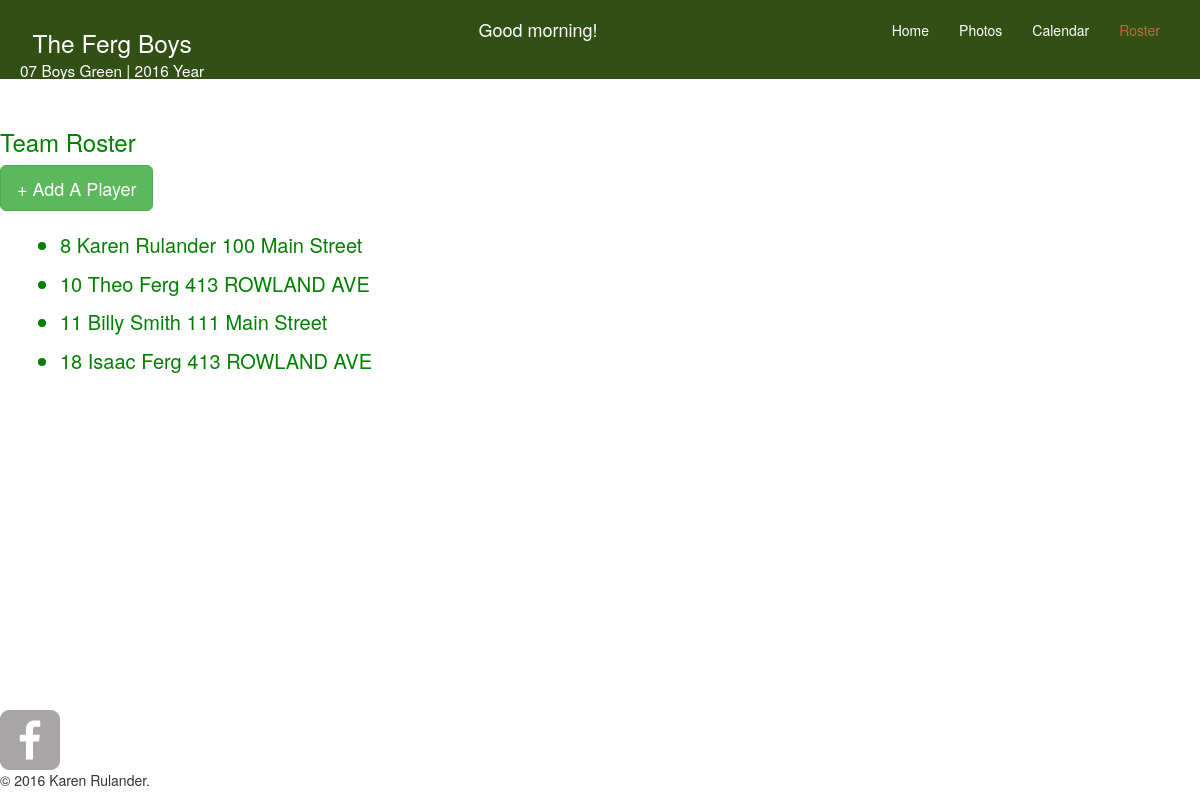
The page /roster.php on the database its author committed.
### tables this page shows
CREATE TABLE IF NOT EXISTS `roster` (
  `jerseynumber` int(11) NOT NULL,
  `firstName` char(25) NOT NULL,
  `lastName` char(25) NOT NULL,
  `address` char(35) NOT NULL,
  `city` char(35) NOT NULL,
  `state` char(2) NOT NULL DEFAULT 'CA',
  `zipcode` char(10) NOT NULL,
  `nameDad` char(35) NOT NULL,
  `cellPhoneDad` char(12) NOT NULL,
  `nameMom` char(35) NOT NULL,
  `cellPhoneMom` char(12) NOT NULL,
  `UniformSize` char(10) NOT NULL,
  `homePhoneDad` char(12) NOT NULL,
  `homePhoneMom` char(12) NOT NULL
);

### includes/PlayerDataHandler.php (the view, shortened to what this page needs)
<?php
class PlayerDataHandler
{
		protected $db;
			private function set_db() {
				try {
				  $this->db = new PDO("mysql:host=localhost;dbname=terry;port=3306","root","root");
				  $this->db->setAttribute(PDO::ATTR_ERRMODE,PDO::ERRMODE_EXCEPTION);
				} catch (Exception $e) {
				  echo "Unable to connect to Terry's database";
				  exit;
				}
			}
			public function get_players() {
				$sql = "
					SELECT jerseynumber, firstName, lastName, address
					FROM `roster`
				";
			  $stmt = $this->db->query($sql);
			  $results = $stmt->fetchAll();
				return $this->display_players($results);
			}
		private function display_players($final) {
			$output = '<ul class="rosterList">';
			foreach ($final as $player) {
				$output .= "<li>" . $player['jerseynumber'] . ' ' . $player['firstName'] . ' ' . $player['lastName'] . ' ' . $player['address'] . "</p>";
			}
			$output.="</ul>";
			return $output;
		}
}
?>

### roster.php (shortened to what this page needs)
<?php
include("includes/PlayerDataHandler.php");
if ($_SERVER["REQUEST_METHOD"] == "POST") {
    if ($_POST["UPDATE_TYPE"] == "ADD") {
        $inputPerson = array();
        $inputPerson["firstName"] = trim(filter_input(INPUT_POST,"firstName",FILTER_SANITIZE_STRING));
        $inputPerson["lastName"] = trim(filter_input(INPUT_POST,"lastName",FILTER_SANITIZE_STRING));
        $inputPerson["address"] = trim(filter_input(INPUT_POST,"address",FILTER_SANITIZE_STRING));
        $inputPerson["city"] = trim(filter_input(INPUT_POST,"city",FILTER_SANITIZE_STRING));
        $inputPerson["state"] = trim(filter_input(INPUT_POST,"state",FILTER_SANITIZE_STRING));
        $inputPerson["zipcode"] = trim(filter_input(INPUT_POST,"zipcode",FILTER_SANITIZE_STRING));
        $inputPerson["jerseynumber"] = trim(filter_input(INPUT_POST,"jerseynumber",FILTER_SANITIZE_NUMBER_INT));
        $inputPerson["UniformSize"] = trim(filter_input(INPUT_POST,"UniformSize",FILTER_SANITIZE_STRING));
        $newPlayer = new Player($inputPerson);
        $playerHandler = new PlayerDataHandler($newPlayer);
        $success = $playerHandler->add_player();
         echo " <div>";
         echo "<h1>   " . $newPlayer->getJerseyNumber() . "- Jersey Number. </h1>";
    } elseif ($_POST["UPDATE_TYPE"] == "UPDATE") {
         $inputPerson["jerseynumber"] = trim(filter_input(INPUT_POST,"jerseynumber",FILTER_SANITIZE_NUMBER_INT));
         $updateInPlayer = new Player($inputPerson);
         $playerHandler = new PlayerDataHandler($updateInPlayer);
         $success = $playerHandler->update_player();
    } elseif ($_POST["UPDATE_TYPE"] == "DELETE") {
    }
} else {
    $playerHandler = new PlayerDataHandler();
}
?>
<!DOCTYPE html>
<html>
  <head>
    <link rel="stylesheet" href="css/normalize.css">
    <link href="css/bootstrap.min.css" rel="stylesheet">
    <link rel="stylesheet" href="css/main.css">
    <link rel="stylesheet" href="css/responsive.css">
    </head>
  <body>
    <header class="main-header">
      <div>
        <h1 class = "name"><a href="#">The Ferg Boys</a></h1>
        <h2>07 Boys Green |  2016 Year</h2>
      </div>
      <ul class="main-nav">
        <li><a href="index.php" >Home</a></li>
        <li><a href="PhotoVideo.php">Photos</a></li>
        <li><a href="calendar.php">Calendar</a></li>
        <li><a href="roster.php" class="selected">Roster</a></li>
      </ul>
    </header>
    <div >
      <h3>Team Roster</h3>
      <a class="btn btn-success btn-lg hidden-xs" data-toggle="modal" href="#playerModal">+ Add A Player</a>
      </div>
			<?php
      echo $playerHandler->get_players(); ?>
    <footer class="main-footer">
      <a href="http://facebook.com/karenrulander"><img src="img/facebook-wrap.png" alt="Facebook Logo" class="social-icon"></a>
      <p>&copy; 2016 Karen Rulander.</p>
    </footer>
  </body>
</html>

### css/main.css (style rules this page uses)
body { display: flex; flex-direction: column; min-height: 100vh; }
.main-footer { margin-top: auto; }
h2 { font-size: .5 em; margin: -5px 0 0; font-weight: normal; }
.main-header, .main-nav { display: flex; flex-direction: column; text-align: center; margin-right: 10px; padding-left: 20px; padding-top: 10px; }
.main-header { justify-content: space-between; }
header { margin: 0 0 30px 0; padding: 5px 0 0 0; width: 100%; background-color: #325015 ; }
.main-nav { list-style: none; }
.main-header a, .main-header div { color: white; }
.main-header div h1 { font-size: 1.75em; }
.main-header div h2 { font-size: 1.1em; }
.main-nav a { padding-top: 50px; margin-right: 30px; color: white; }
.main-nav a.selected, .main-nav a:hover { color: #C2673f; }
h3 { color: green; }
img { max-width: 100%; }
.rosterList { margin: 20px 20px; font-size: 20px; color: green; }
@media (min-width: 769px) { .main-header, .main-nav, .row { display: flex; flex-direction: row; } }
@media (min-width: 769px) { .main-header { justify-content: space-between; } }

### rows shown on the page
roster: jerseynumber "8", firstName "Karen", lastName "Rulander", address "100 Main Street"
roster: jerseynumber "10", firstName "Theo", lastName "Ferg", address "413 ROWLAND AVE"
roster: jerseynumber "11", firstName "Billy", lastName "Smith", address "111 Main Street"
roster: jerseynumber "18", firstName "Isaac", lastName "Ferg", address "413 ROWLAND AVE"
